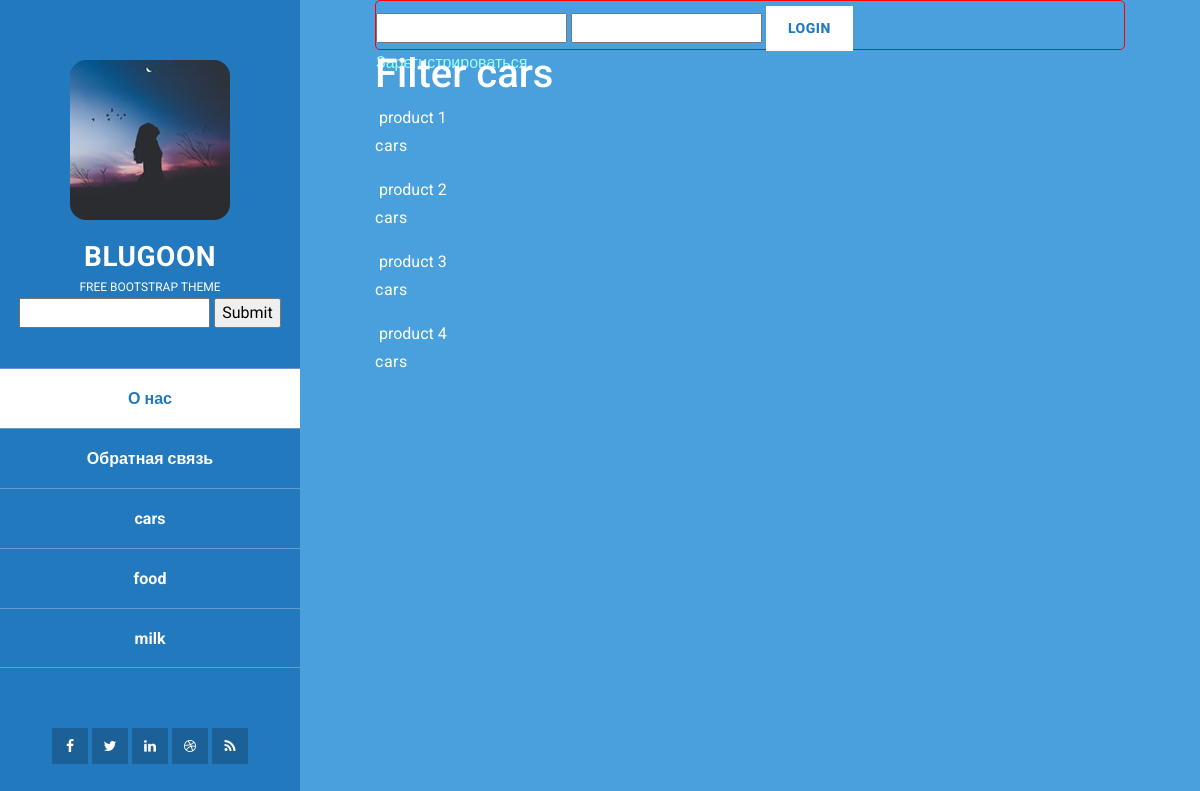
The page /filter/29 on the database its author committed.
### main/models.py (models this page shows, shortened)
class Category(models.Model):
    name = models.CharField(max_length=250)
    def __str__(self):
        return self.name

class Product(models.Model):
    name = models.CharField(max_length=250)
    desc = HTMLField()
    category = models.ForeignKey(Category,models.CASCADE)
    image = ImageCropField(upload_to='products', null=True, blank=True)
    cropping = ImageRatioField('image', '200x200')

### main/views.py (the view)
# urls.py: path('filter/<int:category_id>', filter),
def filter(request,category_id):
    print(category_id)
    current_category = Category.objects.get(id=category_id)
    products = Product.objects.filter(category=current_category)
    cats = Category.objects.all()
    return render(request,'filter.html', {"current_category": current_category, "cats": cats, "products": products})

### templates/filter.html (shortened to what this page needs)
{% extends 'layout.html' %}
{% load cropping thumbnail %}
{% block content %}
       <h1>Filter {{ current_category }}</h1>
            {% for p in products %}
              <li class="product">
               <a href="/product/detail/{{ p.id }}">
              </a>
                {{ p.name }}
                <p> {{ p.category.name }} </p>
              </li>
            {% endfor %}
{% endblock %}

### templates/layout.html (shortened to what this page needs)
<!DOCTYPE html>
<html lang="en">
  <head>
    <link href="/static/vendor/bootstrap/css/bootstrap.min.css" rel="stylesheet" />
    <link rel="stylesheet" href="/static/assets/css/fontawesome.css" />
    <link rel="stylesheet" href="/static/assets/css/tooplate-style.css" />
    <link rel="stylesheet" href="/static/assets/css/owl.css" />
    <link rel="stylesheet" href="/static/assets/css/lightbox.css" />
      <link rel="stylesheet" href="/static/my.css" />
  </head>
  <body>
    <div id="page-wraper">
      <div class="responsive-nav">
        <div id="menu" class="menu">
          <div class="container">
            <div class="image">
              <a href="/"><img src="/static/assets/images/logo-image.jpg" alt="Blugoon by Tooplate" /></a>
            </div>
            <div class="author-content">
              <h4>Blugoon</h4>
              <span>Free Bootstrap Theme</span>
              <form metod="GET" action="/search">
                <input name="keyword" />
                <input type="submit" name="Search" />
              </form>
            </div>
            <nav class="main-nav" role="navigation">
              <ul class="main-menu">
                <li>
                  <a href="/about">О нас</a>
                  </li>
                <li>
                  <a href="/feed">Обратная связь</a>
                  </li>
                {% for c in cats %}
                <li>
                  <a href="/filter/{{ c.id }}">{{ c.name }}</a>
                  </li>
                {% endfor %}
              </ul>
            </nav>
            {% block social %}
            <div class="social-network">
              <ul class="soial-icons">
                <li>
                  <a href="#"><i class="fa fa-facebook"></i></a>
                </li>
                <li>
                  <a href="#"><i class="fa fa-twitter"></i></a>
                </li>
                <li>
                  <a href="#"><i class="fa fa-linkedin"></i></a>
                </li>
                <li>
                  <a href="#"><i class="fa fa-dribbble"></i></a>
                </li>
                <li>
                  <a href="#"><i class="fa fa-rss"></i></a>
                </li>
              </ul>
            </div>
            {% endblock %}
          </div>
        </div>
      </div>
      <section class="section about-me" data-section="section1">
        <div class="container">
            <div class="top-header">
              {% if not user.is_authenticated %}
                {% include 'parts/login_form.html' %}
              {% endif %}
            </div>
          {% block content %} {% endblock %}
        </div>
      </section>
    </div>
  </body>
</html>

### static/assets/css/tooplate-style.css (style rules this page uses)
body { font-family: 'Roboto', sans-serif; overflow-x: hidden; }
#page-wraper { background: #4AA0DD no-repeat center center fixed; -webkit-background-size: cover; -moz-background-size: cover; -o-background-size: cover; background-size: cover; width: 100%; }
input, select, textarea { outline: none; }
a { color: #9FF; text-decoration: none; }
p { letter-spacing: 0.5px; line-height: 2em; color: #fff; }
h4 { font-size: 28px; font-weight: 700; color: #fff; letter-spacing: 0.5px; }
img { width: 100%; overflow: hidden; }
ul { padding: 0; margin: 0; list-style: none; }
ul li { display: inline-block; }
html { -webkit-box-sizing: border-box; -moz-box-sizing: border-box; box-sizing: border-box; }
*, *:before, *:after { -webkit-box-sizing: inherit; -moz-box-sizing: inherit; box-sizing: inherit; }
.container { margin: 0 auto; }
.top-header { margin: 0; padding: 0; }
.main-nav { text-align: center; }
.main-nav li:last-child a { border-bottom: 1px solid #69C; }
.main-nav li { display: block; }
.main-nav li a { height: 60px; line-height: 60px; display: inline-block; font-size: 16px; font-weight: 700; color: #fff; width: 100%; transition: all 0.5s; border-top: 1px solid #69C; }
.main-nav li:hover a, .main-nav li.active a { background: #fff; color: #2279BD; }
.menu .image { margin-top: 50px; }
.menu .image img { width: 160px; height: 160px; border-radius: 10%; text-align: center; }
.menu .author-content { margin: 20px 0px 40px 0px; }
.menu .author-content h4 { margin-bottom: 0px; text-transform: uppercase; }
.menu .author-content span { font-size: 12px; text-transform: uppercase; color: #fff; }
.menu .social-network { margin-top: 60px; }
.menu .social-network ul li { margin: 0 3px; }
.menu .social-network ul li a { width: 40px; height: 40px; display: inline-block; text-align: center; line-height: 40px; background-color: rgba(0, 0, 0, 0.2); color: #fff; font-size: 14px; transition: all 0.5s; }
.menu:before, .menu:after { content: ""; display: table; }
.menu:after { clear: both; }
.menu a { text-decoration: none; color: inherit; }
.menu { text-align: center; }
.menu { left: 8%; -webkit-transition: -webkit-transform 233ms cubic-bezier(0, 0, 0.21, 1); -webkit-overflow-scrolling: touch; background-color: #2279BD; box-sizing: border-box; height: 100vh; max-height: 100vh !important; max-width: 80vw !important; min-width: 45px !important; outline: none; overflow-x: hidden !important; overflow-y: auto !important; padding: 0; position: fixed !important; top: calc(0px); width: 22%; will-change: transform; z-index: 9999 !important; }
.section { color: #fff; width: 55%; right: 10%; left: 35%; position: relative; min-height: 100vh; padding-bottom: 60px; border-bottom: 3px solid rgba(250, 250, 250, 0.25); }
@media screen and (max-width: 1680px) { .menu { left: 4%; } }
@media screen and (max-width: 1680px) { .section { color: #fff; width: 65%; right: 5%; left: 30%; } }
@media screen and (max-width: 1680px) and (min-width: 846px) { .menu .social-network ul li a { width: 36px; height: 36px; line-height: 36px; } }
@media screen and (max-width: 1680px) and (min-width: 846px) { .menu .social-network ul li { margin: 0; } }
@media screen and (max-width: 1680px) and (min-width: 846px) { .menu .image { margin-top: 60px; } }
@media screen and (max-width: 1280px) { .menu { left: 0%; } }
.menu .container { padding-left: 0; padding-right: 0; }
@media screen and (max-width: 1280px) and (min-width: 846px) { .menu { width: 25%; } }

### static/my.css (style rules this page uses)
li.product { display: block; }
img { width: auto !important; }
.top-header { border: 1px solid red; border-radius: 5px; padding-top: 5px; height: 50px; }

### rows shown on the page
Category: name "cars"
Category: name "food"
Category: name "milk"
Product: name "product 1", category.name "cars"
Product: name "product 2", category.name "cars"
Product: name "product 3", category.name "cars"
Product: name "product 4", category.name "cars"
